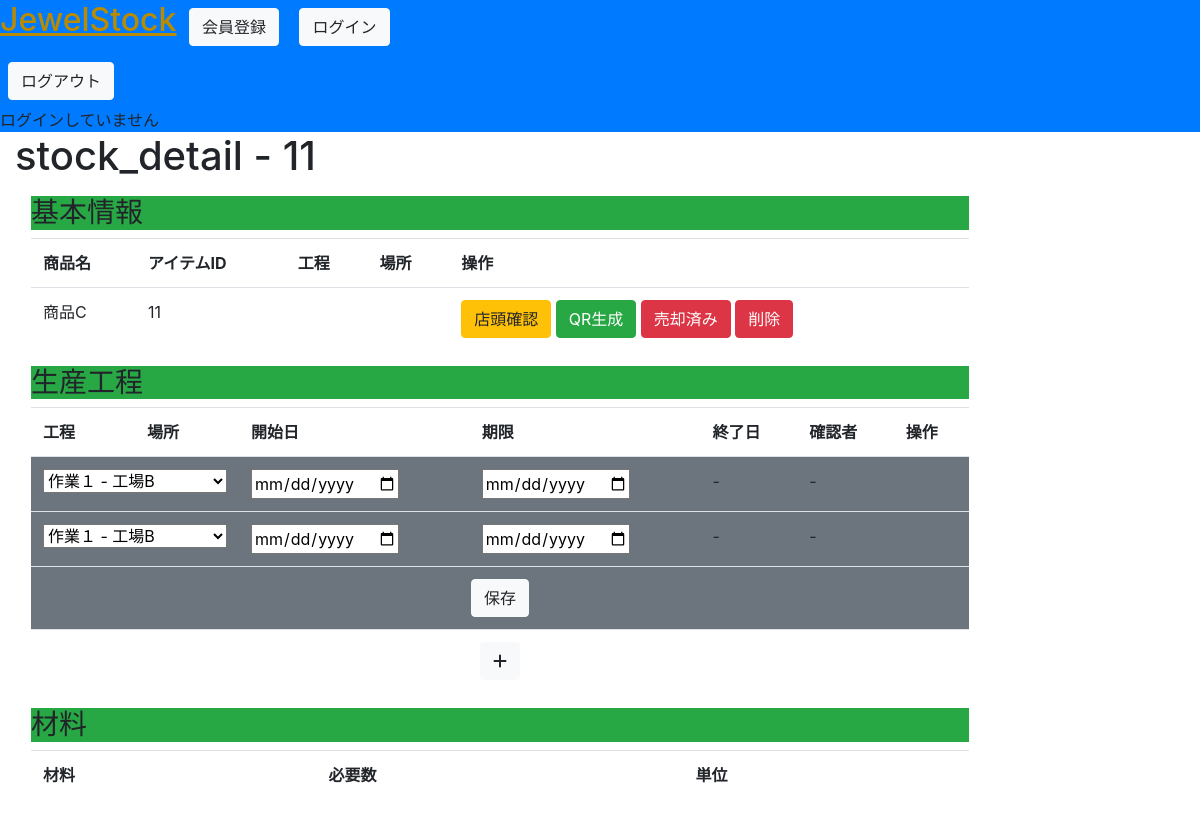
Page /stock/11 on the committed database.
### jewelstock/models.py (models this page shows, shortened)
class Item(models.Model):
    product = models.ForeignKey(Product, verbose_name='商品', on_delete=models.PROTECT)
    product_date = models.DateField(verbose_name='製造日', null=True, blank=True, default=None)
    sold_date = models.DateField(verbose_name='売却日', null=True, blank=True, default=None)
    item_material = models.ManyToManyField(Material, verbose_name='材料', through='ItemMaterial')
    def get_now_progresses(self):
        now = timezone.now()
        query = Q()
        query &= Q(item=self)
        query &= Q(start_date__lte=now)
        query &= Q(end_date__isnull=True)
        progresses = Progress.objects.filter(query)
        return progresses
    def get_all_progresses(self):
        return Progress.objects.filter(item=self).order_by('start_date').reverse()

class Product(models.Model):
    product_code_regex = RegexValidator(regex=r'^[0-9]{14}$')
    product_code = models.PositiveIntegerField(verbose_name='商品コード', primary_key=True, validators=[product_code_regex])
    name = models.CharField(verbose_name='商品名', max_length=200)
    category = models.ManyToManyField(ProductCategory, verbose_name='カテゴリー', blank=True)
    description = models.CharField(verbose_name='商品説明', max_length=400)
    weight = models.CharField(verbose_name='重量', max_length=200, null=True, blank=True)
    size = models.CharField(verbose_name='サイズ', max_length=200, null=True, blank=True)
    price = models.PositiveIntegerField(verbose_name='税込み価格')

### jewelstock/views.py (the view)
class StockDetailView(View):
    def get(self, request, pk, *args, **kwargs):
        context = {}
        context['item'] = Item.objects.get(pk=pk)
        context['processes'] = Process.objects.all()
        return render(request, 'jewelstock/stock/detail.html', context)

### jewelstock/models.py (called while the page is built)
    def __str__(self):
        return self.name

### templates/jewelstock/stock/detail.html (shortened to what this page needs)
{% extends "base.html" %}
{% load bootstrap %}
{% block body_title %}stock_detail - {{item.pk}}{% endblock %}
{% block content %}
<section>
    <h3 class="text-lg w-100 bg-success">基本情報</h3>
    <table class="table">
        <tr>
            <th>商品名</th>
            <th>アイテムID</th>
            <th>工程</th>
            <th>場所</th>
            <th>操作</th>
        </tr>
        <tr>
            <td>{{ item.product.name }}</td>
            <td>{{ item.id }}</td>
            <td>
            </td>
            <td>
            </td>
            <td>
                <a href="{% url 'jewelstock:stock_existence' pk=item.id %}" class="btn btn-warning">店頭確認</a>
                <a href="{% url 'jewelstock:create_qr' pk=item.id %}" class="btn btn-success">QR生成</a>
                <a href="" class="btn btn-danger">売却済み</a>
                <form action="{% url 'jewelstock:stock_delete' pk=item.id %}" method="POST" class="d-inline">
                    <button type="submit" class="btn btn-danger">削除</button>
                </form>
            </td>
        </tr>
    </table>
</section>
<section>
    <h3 class="text-lg w-100 bg-success">生産工程</h3>
    <table class="table">
        <tr>
            <th>工程</th>
            <th>場所</th>
            <th>開始日</th>
            <th>期限</th>
            <th>終了日</th>
            <th>確認者</th>
            <th>操作</th>
        </tr>
        <form action="" method="POST">
        <tr class="bg-secondary">
            <div name="new_progress">
                <td colspan ="2">
                    <select name="process" class="w-100">
                        {% for process in processes %}
                            <option value="{{ process.pk }}">{{ process.operation }} - {{ process.workplace }}</option>
                        {% endfor %}
                    </select>
                </td>
                <td><input type="date" name="start_date"></td>
                <td><input type="date" name="due_date"></td>
                <td>-</td>
                <td>-</td>
                <td></td>
            </div>
        </tr>
        <tr class="bg-secondary">
            <div name="new_progress">
                <td colspan ="2">
                    <select name="process" id="" class="w-100" placeholder="選択">
                        {% for process in processes %}
                            <option value="{{ process.pk }}">{{ process.operation }} - {{ process.workplace }}</option>
                        {% endfor %}
                    </select>
                </td>
                <td><input type="date" name="start_date"></td>
                <td><input type="date" name="due_date"></td>
                <td>-</td>
                <td>-</td>
                <td></td>
            </div>
        </tr>
        <tr>
            <td colspan="7" class="w-100 text-center bg-secondary">
                <button type="submit" class="btn btn-light">保存</button>
            </td>
        </tr>
        </form>
        <tr>
            <td colspan="7" class="w-100 text-center">
                <span><button class="btn btn-light"><i class="fa-solid fa-plus"></i></button></span>
            </td>
        </tr>
    </table>
</section>
<section>
    <h3 class="text-lg w-100 bg-success">材料</h3>
    <table class="table">
        <tr>
            <th>材料</th>
            <th>必要数</th>
            <th>単位</th>
        </tr>
    </table>
</section>
{% endblock %}

### rows in the picture
Item: pk "11", product.name "商品C", id "11"

### other values in the picture
form field process "作業１ - 工場B"
